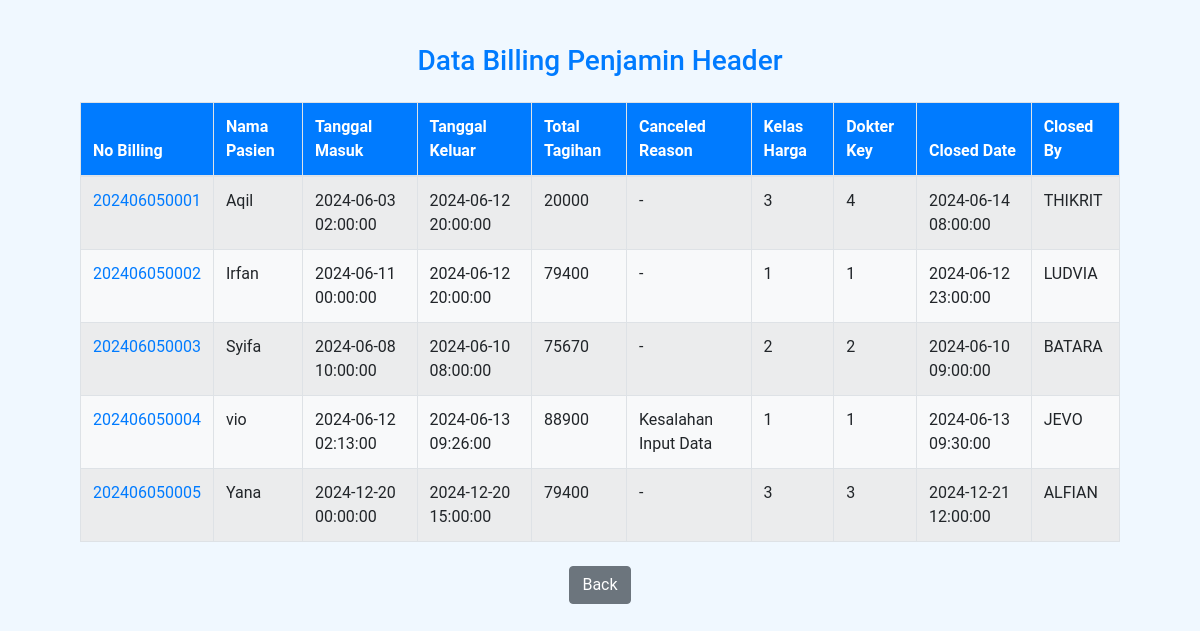
The app's page /billing/index.php with its own data.
### tables this page shows
CREATE TABLE `billingpenjaminheader` (
  `NoBilling` varchar(20) NOT NULL,
  `PersonKeyPatient` int(11) NOT NULL,
  `TanggalMasuk` datetime NOT NULL,
  `TanggalKeluar` datetime NOT NULL,
  `TotalTagihan` int(11) NOT NULL,
  `CanceledReason` varchar(255) NOT NULL,
  `KelasHarga` varchar(10) NOT NULL,
  `DokterKey` varchar(10) NOT NULL,
  `namadokter` varchar(60) NOT NULL,
  `ClosedDate` datetime NOT NULL,
  `ClosedBy` varchar(100) NOT NULL
);

CREATE TABLE `person` (
  `PersonKey` int(11) NOT NULL,
  `Nama` varchar(60) NOT NULL,
  `Gender` varchar(20) NOT NULL,
  `DateOfBirth` date DEFAULT NULL,
  `PlaceofBirth` varchar(50) NOT NULL,
  `HomeAddress` varchar(200) NOT NULL,
  `HomePhone` varchar(50) NOT NULL,
  `WorkAddress` varchar(200) NOT NULL,
  `WorkPhone` varchar(50) NOT NULL,
  `EmailAddress` varchar(70) NOT NULL,
  `MobilePhone` varchar(25) NOT NULL,
  `Number` varchar(20) NOT NULL,
  `Occupation` varchar(40) NOT NULL,
  `Photo` longblob NOT NULL,
  `StatusPersonKey` tinyint(3) NOT NULL,
  `MaritalStatusKey` tinyint(3) NOT NULL,
  `ReligionKey` varchar(20) NOT NULL,
  `PersonTypeKey` tinyint(3) NOT NULL,
  `IdPropinsi` int(11) NOT NULL,
  `IdKabupaten` int(11) NOT NULL,
  `IdKecamatan` int(11) NOT NULL,
  `IdKelurahan` int(11) NOT NULL,
  `Pekerjaan` int(11) NOT NULL,
  `Pendidikan` int(11) NOT NULL,
  `GolDar` varchar(11) NOT NULL,
  `NIK` varchar(50) NOT NULL,
  `TglEfektif` date NOT NULL,
  `EnteredBy` varchar(50) NOT NULL,
  `EnteredDate` datetime(6) NOT NULL,
  `UpdateBy` varchar(50) NOT NULL,
  `UpdateDate` datetime(6) NOT NULL,
  `NoID` varchar(50) NOT NULL,
  `Kodepos` varchar(10) NOT NULL,
  `IdNegara` int(11) NOT NULL,
  `NoBPJS` varchar(50) NOT NULL,
  `NoRekamMedis` varchar(20) NOT NULL
);

### billing/index.php (the view, shortened to what this page needs)
<?php
include_once("../koneksi.php");
$query = "SELECT billingpenjaminheader.*, person.Nama
FROM billingpenjaminheader
LEFT JOIN person ON billingpenjaminheader.PersonKeyPatient = person.PersonKey;
";
$result = mysqli_query($mysqli, $query);
?>
<!DOCTYPE html>
<html lang="en">
<head>
    <link rel="stylesheet" href="../assets/bootstrap-4.6.2/css/bootstrap.min.css">
    <link href="../assets/style.css" rel="stylesheet"/>
</head>
<body>
    <div class="container mt-4">
        <h3 class="text-center mb-4 text-primary">Data Billing Penjamin Header</h3>
        <table class="table table-striped table-bordered">
            <thead class="bg-primary text-white">
                <tr>
                    <th>No Billing</th>
                    <th>Nama Pasien</th>
                    <th>Tanggal Masuk</th>
                    <th>Tanggal Keluar</th>
                    <th>Total Tagihan</th>
                    <th>Canceled Reason</th>
                    <th>Kelas Harga</th>
                    <th>Dokter Key</th>
                    <th>Closed Date</th>
                    <th>Closed By</th>
                </tr>
            </thead>
            <tbody class="bg-light">
                <?php
                while($row = mysqli_fetch_assoc($result)) {
                    echo "<tr>";
                    echo "<td><a href='billingpenjaminsubheader.php?NoBilling=" . $row['NoBilling'] . "'>" . $row['NoBilling'] . "</a></td>";
                    echo "<td>" . ($row['Nama']) . "</td>";
                    echo "<td>" . ($row['TanggalMasuk']) . "</td>";
                    echo "<td>" . ($row['TanggalKeluar']) . "</td>";
                    echo "<td>" . ($row['TotalTagihan']) . "</td>";
                    echo "<td>" . ($row['CanceledReason']) . "</td>";
                    echo "<td>" . ($row['KelasHarga']) . "</td>";
                    echo "<td>" . ($row['DokterKey']) . "</td>";
                    echo "<td>" . ($row['ClosedDate']) . "</td>";
                    echo "<td>" . ($row['ClosedBy']) . "</td>";
                    echo "</tr>";
                }
                ?>
            </tbody>
        </table>
         <div class="text-center mt-4">
            <a href="http://localhost/222220047/index.php" class="btn btn-secondary">Back</a>
        </div>
    </div>
</body>
</html>

### assets/style.css (style rules this page uses)
body { font-family: 'Roboto', sans-serif; margin: 0; padding: 0; background-color: #f0f8ff; color: #333; }
.container { width: 90%; max-width: 1200px; margin: 0 auto; padding: 20px; }

### records on screen
billingpenjaminheader: NoBilling "202406050001", person.Nama "Aqil", TanggalMasuk "2024-06-03 02:00:00", TanggalKeluar "2024-06-12 20:00:00", TotalTagihan "20000", CanceledReason "-", KelasHarga "3", DokterKey "4", ClosedDate "2024-06-14 08:00:00", ClosedBy "THIKRIT"
billingpenjaminheader: NoBilling "202406050002", person.Nama "Irfan", TanggalMasuk "2024-06-11 00:00:00", TanggalKeluar "2024-06-12 20:00:00", TotalTagihan "79400", CanceledReason "-", KelasHarga "1", DokterKey "1", ClosedDate "2024-06-12 23:00:00", ClosedBy "LUDVIA"
billingpenjaminheader: NoBilling "202406050003", person.Nama "Syifa", TanggalMasuk "2024-06-08 10:00:00", TanggalKeluar "2024-06-10 08:00:00", TotalTagihan "75670", CanceledReason "-", KelasHarga "2", DokterKey "2", ClosedDate "2024-06-10 09:00:00", ClosedBy "BATARA"
billingpenjaminheader: NoBilling "202406050004", person.Nama "vio", TanggalMasuk "2024-06-12 02:13:00", TanggalKeluar "2024-06-13 09:26:00", TotalTagihan "88900", CanceledReason "Kesalahan Input Data", KelasHarga "1", DokterKey "1", ClosedDate "2024-06-13 09:30:00", ClosedBy "JEVO"
billingpenjaminheader: NoBilling "202406050005", person.Nama "Yana", TanggalMasuk "2024-12-20 00:00:00", TanggalKeluar "2024-12-20 15:00:00", TotalTagihan "79400", CanceledReason "-", KelasHarga "3", DokterKey "3", ClosedDate "2024-12-21 12:00:00", ClosedBy "ALFIAN"
